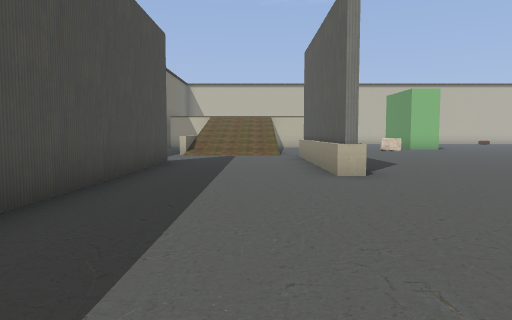
view 1 (above)

24 first-person views from a walk through a 3-D level made in the Godot game engine. The camera is 1.3 m above the floor, tilts 4° down and sees 70° across. The floor is counted in squares, 2 m on a side. Each view is taken from the middle of a square. On the plan, view 1 faces up. The plan holds only what a view shows up to about 11 squares ahead; the rest is blank. The place goes on beyond the plan.

view 2
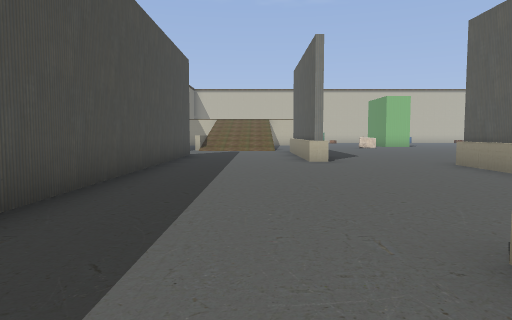

view 3
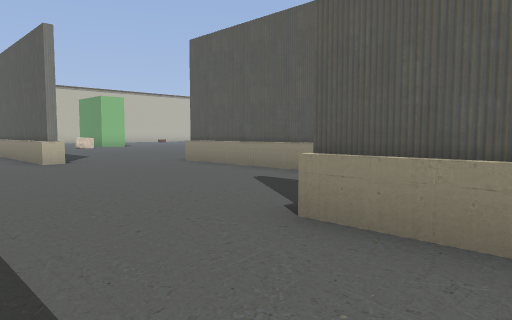

view 4
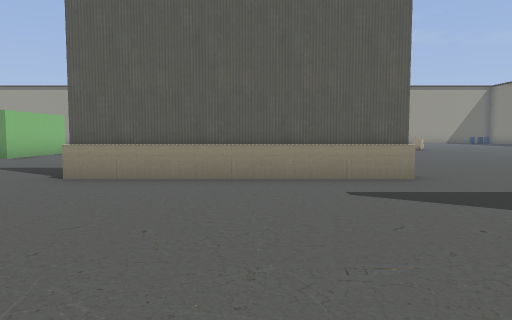

view 5
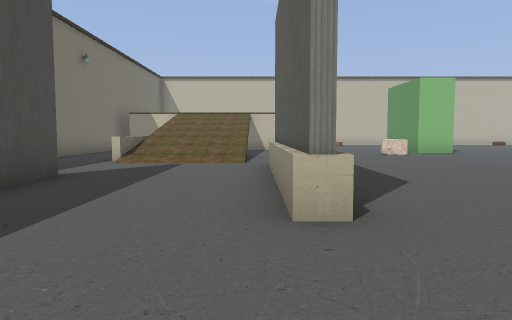

view 6
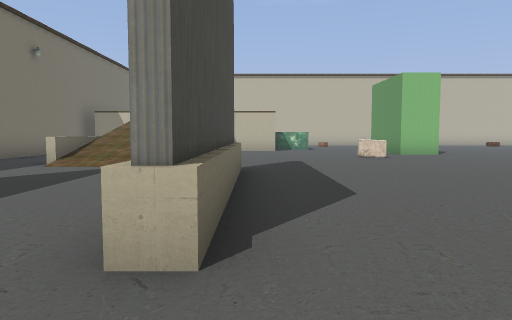

view 7
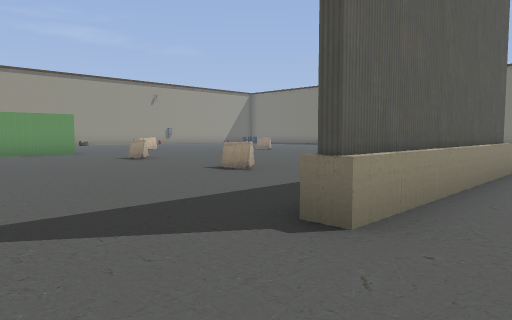

view 8
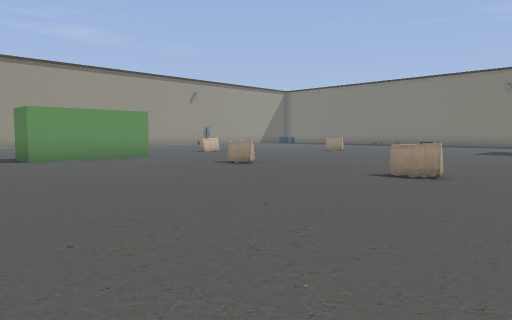

view 9
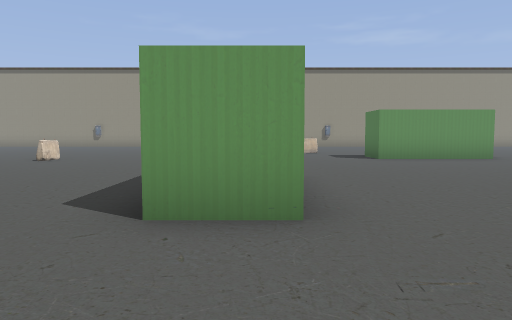

view 10
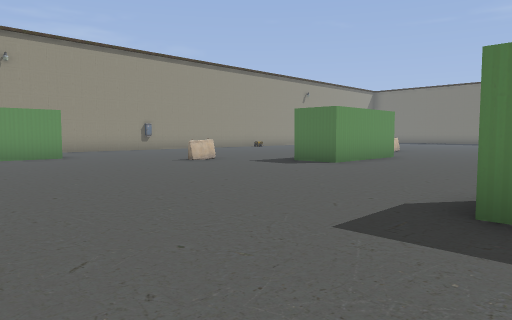

view 11
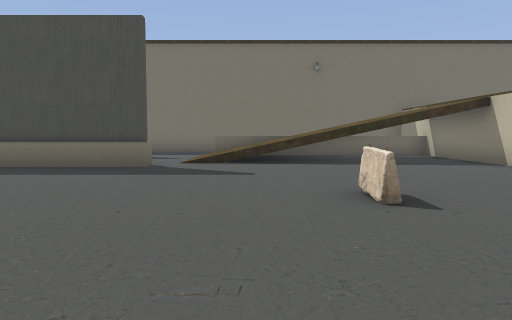

view 12
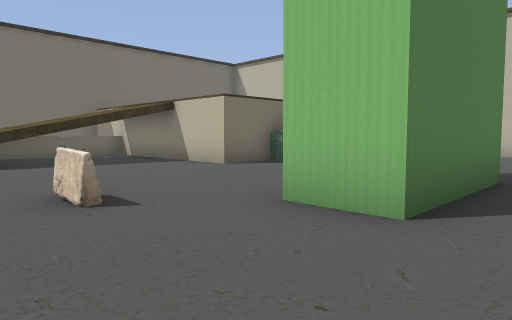

view 13
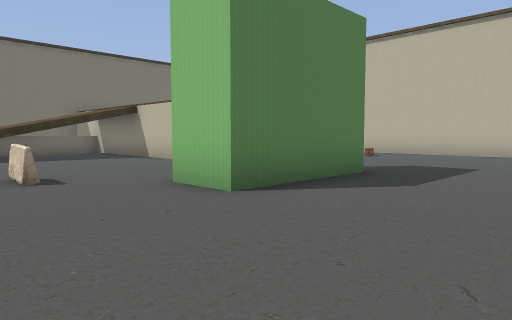

view 14
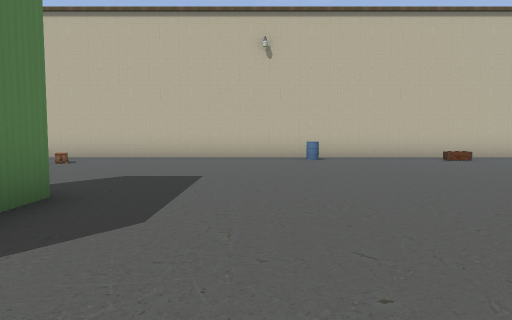

view 15
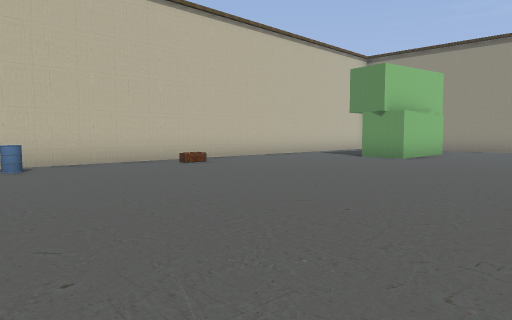

view 16
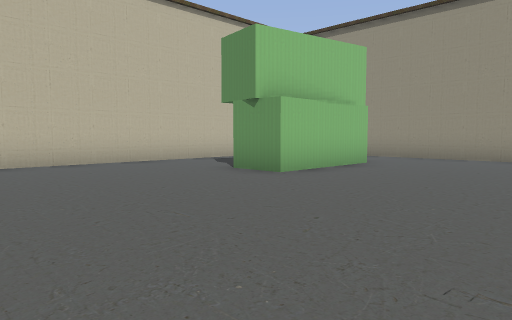

view 17
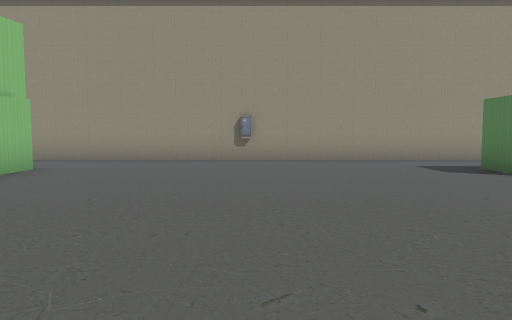

view 18
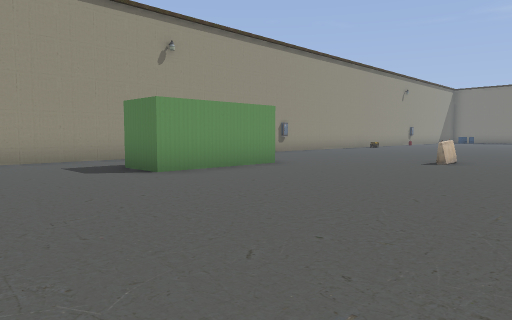

view 19
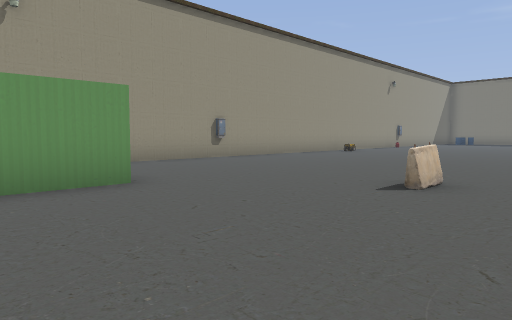

view 20
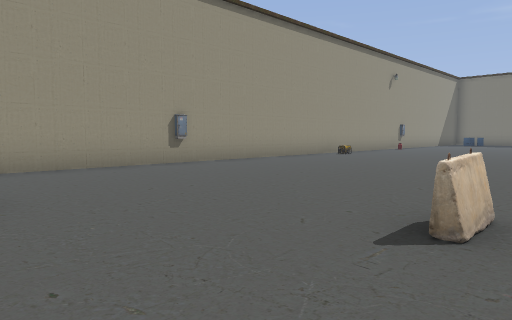

view 21
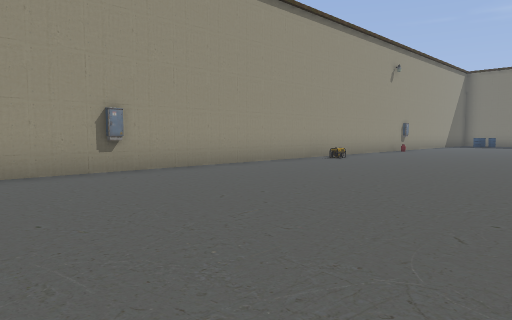

view 22
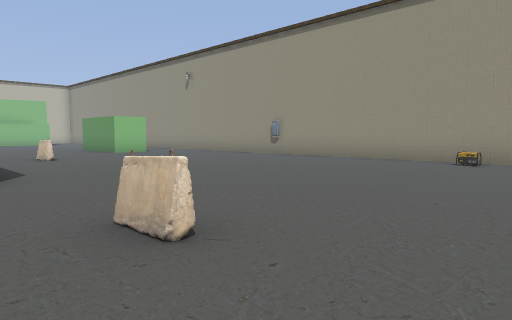

view 23
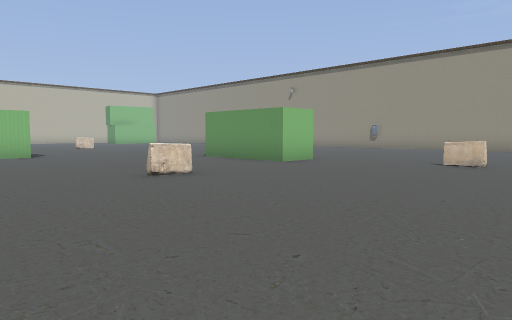

view 24
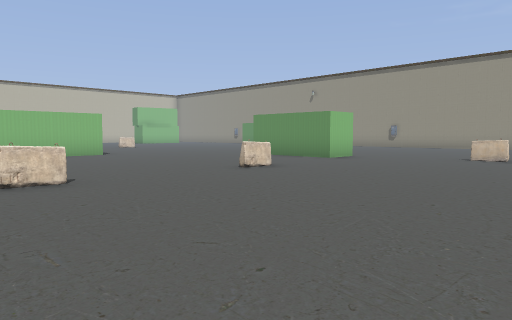

### Floor plan
Points are (right, up) in squares from view 1. A wall is a line through its corners. A room is listed if a view was taken in it or the views show most of it. See-through windows are left out.
Room 1 (views 1, 2, 3, 4, 5, 6)
walls: (4.3, -0.4) (4.3, 4.8); (1.3, -2.6) (1.3, -1.1); (-2.1, 4.4) (-2.1, 0); (1.6, 5.7) (1.3, 5.7)
ways out: opening at (1, 5.2) to room 2; opening at (2.7, -2) to room 2
Room 2 (views 7, 8, 9, 10, 11, 12, 13, 14, 15, 16, 17, 18, 19, 20, 21, 22, 23, 24)
walls: (11.9, 8.6) (8.7, 8.6) (8.7, 9.9); (7.9, 18.9) (7.9, 15.7) (6.6, 15.7); (16.9, 2.7) (15.6, 2.7) (15.6, 5.8) (16.9, 5.8); (21.6, 9.6) (21.6, 12.8) (22.9, 12.8); (4.3, 4.8) (4.8, 4.8); (1.3, 5.7) (1.3, 10.8) (1.6, 10.8) (1.6, 5.7); (3.2, 19.8) (2.8, 19.8); (2.8, 20.2) (2.8, 18.3) (-2, 18.3); (25.2, 11.2) (25.2, 22.8); (-2.1, 8.8) (-2.1, 4.4); (22.9, 21.1) (19.7, 21.1) (19.7, 22.4); (-2.1, 17.4) (-2.1, 16.4); (-4.7, 15.1) (-4.7, 13.5); (22.4, 25.2) (4.1, 25.2); (25.2, -1.4) (25.2, 8.8)
low walls: (-2.1, 12.5) (-2.1, 11.8)
ways out: opening at (1, 5.2) to room 1; opening at (2.7, -2) to room 1
objects: barrier (5, 14); barrier (8, 2); barrel (11, 24); barrier (12, 2); barrier (15, 14); barrier (17, -1); barrier (19, 7); other object (25, 5); other object (25, 17)

Positions as (right, up) in squares from view 1, and headings:
1: (0, 0), facing up
2: (0, -3), facing up
3: (-1, -3), facing up-right
4: (-1, 2), facing right
5: (1, 3), facing up
6: (2, 4), facing up
7: (3, 7), facing down-right
8: (6, 8), facing down-right
9: (6, 9), facing right
10: (11, 13), facing down-right
11: (9, 13), facing left
12: (9, 13), facing up-left
13: (11, 13), facing up-left
14: (10, 15), facing up
15: (10, 17), facing up-right
16: (15, 17), facing up-right
17: (16, 17), facing right
18: (16, 16), facing down-right
19: (17, 12), facing down-right
20: (18, 10), facing down-right
21: (19, 8), facing down-right
22: (16, -3), facing up-right
23: (9, -3), facing up-right
24: (7, -3), facing up-right
